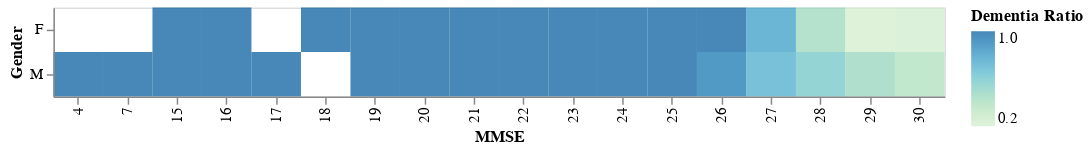

Notebook source saved alongside this figure:
### Markdown cell above
### **Gender by MMSE: Dementia**

### Code cell
df_a3 = df.loc[:, ['MMSE', 'Gender', 'Group_01', 'Count']]
df_a3 = df_a3.groupby(by=['MMSE', 'Gender'])\
.agg({'Group_01':'mean'})\
.rename({'Group_01':'Dementia Ratio'}, axis=1)\
.reset_index().dropna()

alt.Chart(df_a3).mark_rect(opacity=0.75).encode(
    x = alt.X('MMSE:O'),
    y = alt.Y('Gender'),
    color = alt.Color('Dementia Ratio',
                      scale=alt.Scale(scheme='greenblue'))
).properties(width=600, height=60)

### Figure 1 — Vega-Lite specification as saved in the notebook (floating-point values rounded to 4 significant figures)
{"config": {"view": {"continuousWidth": 400, "continuousHeight": 300}}, "data": {"name": "data-c3ebf438e10fd177d92ec08af1d0fcd6"}, "mark": {"type": "rect", "opacity": 0.75}, "encoding": {"color": {"type": "quantitative", "field": "Dementia Ratio", "scale": {"scheme": "greenblue"}}, "x": {"type": "ordinal", "field": "MMSE"}, "y": {"type": "nominal", "field": "Gender"}}, "height": 60, "width": 600, "$schema": "https://vega.github.io/schema/vega-lite/v4.8.1.json", "datasets": {"data-c3ebf438e10fd177d92ec08af1d0fcd6": [{"MMSE": 4.0, "Gender": "M", "Dementia Ratio": 1.0}, {"MMSE": 7.0, "Gender": "M", "Dementia Ratio": 1.0}, {"MMSE": 15.0, "Gender": "F", "Dementia Ratio": 1.0}, {"MMSE": 15.0, "Gender": "M", "Dementia Ratio": 1.0}, {"MMSE": 16.0, "Gender": "F", "Dementia Ratio": 1.0}, {"MMSE": 16.0, "Gender": "M", "Dementia Ratio": 1.0}, {"MMSE": 17.0, "Gender": "M", "Dementia Ratio": 1.0}, {"MMSE": 18.0, "Gender": "F", "Dementia Ratio": 1.0}, {"MMSE": 19.0, "Gender": "F", "Dementia Ratio": 1.0}, {"MMSE": 19.0, "Gender": "M", "Dementia Ratio": 1.0}, {"MMSE": 20.0, "Gender": "F", "Dementia Ratio": 1.0}, {"MMSE": 20.0, "Gender": "M", "Dementia Ratio": 1.0}, {"MMSE": 21.0, "Gender": "F", "Dementia Ratio": 1.0}, {"MMSE": 21.0, "Gender": "M", "Dementia Ratio": 1.0}, {"MMSE": 22.0, "Gender": "F", "Dementia Ratio": 1.0}, {"MMSE": 22.0, "Gender": "M", "Dementia Ratio": 1.0}, {"MMSE": 23.0, "Gender": "F", "Dementia Ratio": 1.0}, {"MMSE": 23.0, "Gender": "M", "Dementia Ratio": 1.0}, {"MMSE": 24.0, "Gender": "F", "Dementia Ratio": 1.0}, {"MMSE": 24.0, "Gender": "M", "Dementia Ratio": 1.0}, {"MMSE": 25.0, "Gender": "F", "Dementia Ratio": 1.0}, {"MMSE": 25.0, "Gender": "M", "Dementia Ratio": 1.0}, {"MMSE": 26.0, "Gender": "F", "Dementia Ratio": 1.0}, {"MMSE": 26.0, "Gender": "M", "Dementia Ratio": 0.9}, {"MMSE": 27.0, "Gender": "F", "Dementia Ratio": 0.75}, {"MMSE": 27.0, "Gender": "M", "Dementia Ratio": 0.6875}, {"MMSE": 28.0, "Gender": "F", "Dementia Ratio": 0.4}, {"MMSE": 28.0, "Gender": "M", "Dementia Ratio": 0.55}, {"MMSE": 29.0, "Gender": "F", "Dementia Ratio": 0.1552}, {"MMSE": 29.0, "Gender": "M", "Dementia Ratio": 0.4242}, {"MMSE": 30.0, "Gender": "F", "Dementia Ratio": 0.1644}, {"MMSE": 30.0, "Gender": "M", "Dementia Ratio": 0.3415}]}}
